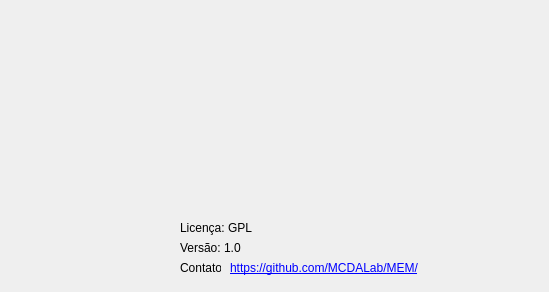
<?xml version="1.0" encoding="UTF-8"?>
<ui version="4.0">
 <class>About</class>
 <widget class="QDialog" name="About">
  <property name="geometry">
   <rect>
    <x>0</x>
    <y>0</y>
    <width>549</width>
    <height>292</height>
   </rect>
  </property>
  <property name="windowTitle">
   <string>Dialog</string>
  </property>
  <property name="styleSheet">
   <string notr="true"/>
  </property>
  <widget class="QLabel" name="lblImage">
   <property name="geometry">
    <rect>
     <x>40</x>
     <y>20</y>
     <width>171</width>
     <height>161</height>
    </rect>
   </property>
   <property name="text">
    <string/>
   </property>
   <property name="pixmap">
    <pixmap resource="imagens.qrc">:/imagens/aboutImage.png</pixmap>
   </property>
   <property name="scaledContents">
    <bool>true</bool>
   </property>
  </widget>
  <widget class="QLabel" name="lblImage_2">
   <property name="geometry">
    <rect>
     <x>320</x>
     <y>10</y>
     <width>191</width>
     <height>171</height>
    </rect>
   </property>
   <property name="text">
    <string/>
   </property>
   <property name="pixmap">
    <pixmap resource="imagens.qrc">:/imagens/Eng_UFF.png</pixmap>
   </property>
   <property name="scaledContents">
    <bool>true</bool>
   </property>
  </widget>
  <widget class="QLabel" name="lblLicense">
   <property name="geometry">
    <rect>
     <x>180</x>
     <y>220</y>
     <width>211</width>
     <height>16</height>
    </rect>
   </property>
   <property name="text">
    <string>Licença: GPL</string>
   </property>
  </widget>
  <widget class="QLabel" name="lblVersion">
   <property name="geometry">
    <rect>
     <x>180</x>
     <y>240</y>
     <width>211</width>
     <height>16</height>
    </rect>
   </property>
   <property name="text">
    <string>Versão: 1.0</string>
   </property>
  </widget>
  <widget class="QLabel" name="lblContact">
   <property name="geometry">
    <rect>
     <x>180</x>
     <y>260</y>
     <width>41</width>
     <height>16</height>
    </rect>
   </property>
   <property name="text">
    <string>Contato: </string>
   </property>
  </widget>
  <widget class="QLabel" name="lblContactLink">
   <property name="geometry">
    <rect>
     <x>230</x>
     <y>260</y>
     <width>251</width>
     <height>16</height>
    </rect>
   </property>
   <property name="text">
    <string>&lt;html&gt;&lt;head/&gt;&lt;body&gt;&lt;p&gt;&lt;a href=&quot;https://github.com/MCDALab/MEM/&quot;&gt;&lt;span style=&quot; text-decoration: underline; color:#0000ff;&quot;&gt;https://github.com/MCDALab/MEM/&lt;/span&gt;&lt;/a&gt;&lt;/p&gt;&lt;/body&gt;&lt;/html&gt;</string>
   </property>
   <property name="openExternalLinks">
    <bool>true</bool>
   </property>
  </widget>
 </widget>
 <resources>
  <include location="imagens.qrc"/>
 </resources>
 <connections/>
</ui>
